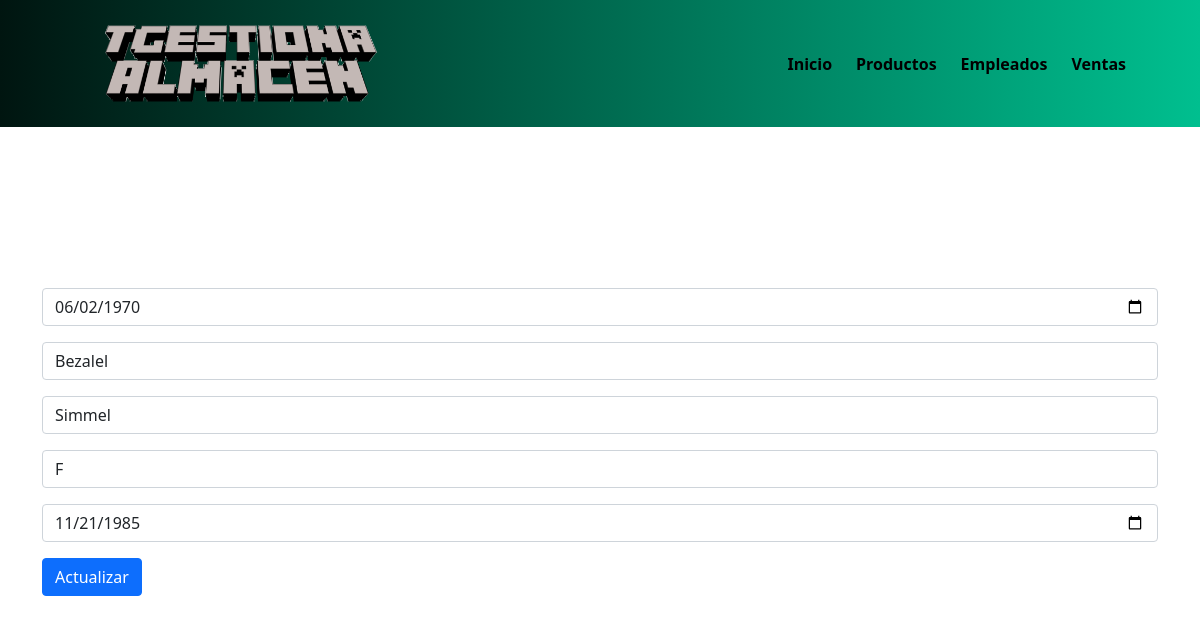
Screenshot of /empleados/editar.php?id=10002 with the database file from the repository.
### tables this page shows
CREATE TABLE `empleados` (
  `no_emp` int(11) NOT NULL,
  `fecha_nacimiento` date NOT NULL,
  `nombre` varchar(14) NOT NULL,
  `apellido` varchar(16) NOT NULL,
  `genero` enum('M','F') NOT NULL,
  `fecha_ingreso` date NOT NULL
);

### empleados/editar.php (the view, shortened to what this page needs)
<?php
    include("../config.php");
$id=$_GET['id'];
$sql="SELECT * FROM empleados WHERE no_emp='$id'";
$query=mysqli_query($conn,$sql);
$row=mysqli_fetch_array($query);
?>
<!DOCTYPE html>
<html lang="en">
    <head>
        <link rel="stylesheet" href="../css/estilos.css?<?=date('Y-m-d H:i:s')?>">
        <link href="https://cdn.jsdelivr.net/npm/bootstrap@5.0.0-beta1/dist/css/bootstrap.min.css" rel="stylesheet">
    </head>
    <header>
    <div class="container">
        <img src="../img/logo.png" id="logo">
        <nav>
            <a href="../index.php">Inicio</a>
            <a href="#">Productos</a>
            <a href="empleados.php">Empleados</a>
            <a href="#">Ventas</a>
        </nav>
    </div>
</header>
<br><br><br><br><br><br><br><br><br><br>
    <body>
                <div class="container mt-5">
                    <form action="update.php" method="POST">
                                <input type="date" class="form-control mb-3" name="fecha_nacimiento" placeholder="Fecha de nacimiento" value="<?php echo $row['fecha_nacimiento']  ?>">
                                <input type="text" class="form-control mb-3" name="nombre" placeholder="Nombre" value="<?php echo $row['nombre']  ?>">
                                <input type="text" class="form-control mb-3" name="apellido" placeholder="Apellido" value="<?php echo $row['apellido']  ?>">
                                <input type="text" class="form-control mb-3" name="genero" placeholder="Genero" value="<?php echo $row['genero']  ?>">
                                <input type="date" class="form-control mb-3" name="fecha_ingreso" placeholder="Fecha de Ingreso" value="<?php echo $row['fecha_ingreso']  ?>">
                            <input type="submit" class="btn btn-primary btn-block" value="Actualizar">
                    </form>
                </div>
    </body>
</html>

### css/estilos.css (style rules this page uses)
header { position: fixed; width: 100%; background: #00bf8f; background: -webkit-linear-gradient(to right, #001510, #00bf8f); background: linear-gradient(to right, #001510, #00bf8f); }
.container img { width: 85%; height: auto; padding: 15px 25px; }
header .container { display: flex; flex-direction: column; align-items: center; }
header nav { display: flex; flex-direction: column; text-align: center; padding-bottom: 25px ; }
header a { padding: 5px 12px; text-decoration: none; font-weight: bold; color: black; }
@media (min-width: 720px) { header { position: fixed; width: 100%; background: #00bf8f; background: -webkit-linear-gradient(to right, #001510, #00bf8f); background: linear-gradient(to right, #001510, #00bf8f); } }
@media (min-width: 720px) { header .container { flex-direction: row; justify-content: space-between; } }
@media (min-width: 720px) { header nav { flex-direction: row; padding-bottom: 0; padding-right: 20px; } }
@media (min-width: 720px) { .container img { width: 35%; height: auto; padding: 25px 35px; } }

### rows the page displays
empleados: fecha_nacimiento "06/02/1970", nombre "Bezalel", apellido "Simmel", genero "F", fecha_ingreso "11/21/1985"
